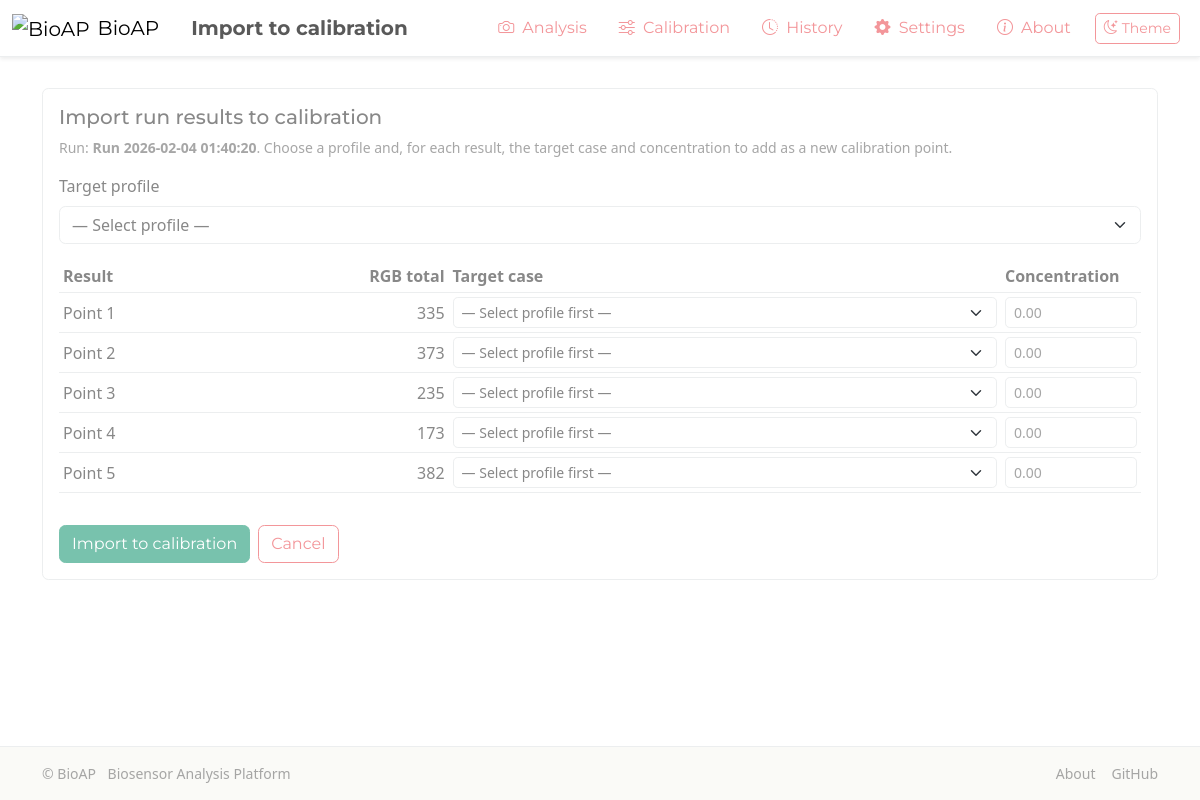
The page /history/1/import-to-calibration on the database its author committed.
### main.py (models this page shows)
class Run(db.Model):
    __tablename__ = 'run'
    id = db.Column(db.Integer, primary_key=True)
    profile_id = db.Column(db.Integer, db.ForeignKey('calibration_profile.id'), nullable=False)
    mode = db.Column(db.String(20), nullable=False)  # 'default' | 'customize'
    name = db.Column(db.String(200), nullable=False)
    created_at = db.Column(db.DateTime, default=datetime.utcnow, nullable=False)
    image_path = db.Column(db.String(500), nullable=False)
    used_normalization = db.Column(db.Boolean, default=False, nullable=False)
    background_point_x = db.Column(db.Integer, default=0, nullable=False)
    background_point_y = db.Column(db.Integer, default=0, nullable=False)
    sampling_scheme = db.Column(db.String(50), default='5-pixel', nullable=False)
    profile = db.relationship('CalibrationProfile')

class RunResult(db.Model):
    __tablename__ = 'run_result'
    id = db.Column(db.Integer, primary_key=True)
    run_id = db.Column(db.Integer, db.ForeignKey('run.id'), nullable=False)
    pesticide_key = db.Column(db.String(50), nullable=False)
    pixel_x = db.Column(db.Integer, nullable=False)
    pixel_y = db.Column(db.Integer, nullable=False)
    rgb_sum = db.Column(db.Integer, nullable=False)
    concentration = db.Column(db.Float, nullable=False)
    level = db.Column(db.String(20), nullable=False)  # 'Low' | 'Medium' | 'High' | 'Out of range'
    scientific_data = db.Column(db.Text, nullable=True)  # JSON: {rgb, hex, hsv, hsl} for scientific mode
    run = db.relationship('Run', backref=db.backref('results', lazy=True, cascade="all, delete-orphan"))

### main.py (the view, shortened to what this page needs)
@app.route('/history/<int:run_id>/import-to-calibration', methods=['GET', 'POST'])
def import_to_calibration(run_id: int):
    run = Run.query.get_or_404(run_id)
    results = []
    if run.mode == 'scientific':
        for rr in run.results:
            name = rr.pesticide_key.replace('point_', 'Point ') if rr.pesticide_key.startswith('point_') else rr.pesticide_key
            results.append({
                "index": len(results),
                "pesticide_key": rr.pesticide_key,
                "pesticide_name": name,
                "rgb_sum": rr.rgb_sum,
            })
    if not results:
        flash('This run has no results to import.', 'warning')
        return redirect(url_for('history_detail', run_id=run_id))
    all_profiles = CalibrationProfile.query.order_by(CalibrationProfile.created_at.asc()).all()
    profile_pesticides = {}
    for prof in all_profiles:
        profile_pesticides[prof.id] = [
            {"id": p.id, "key": p.key, "display_name": p.display_name}
            for p in Pesticide.query.filter_by(profile_id=prof.id).order_by(Pesticide.order_index.asc()).all()
        ]
    return render_template('import_to_calibration.html', title="Import to calibration", run=run, results=results, all_profiles=all_profiles, profile_pesticides=profile_pesticides)

### templates/import_to_calibration.html (shortened to what this page needs)
{% extends 'base.html' %}
{% block content %}
  <div class="card">
    <div class="card-body">
      <h5 class="card-title mb-2">Import run results to calibration</h5>
      <p class="text-muted small mb-3">Run: <strong>{{ run.name }}</strong>. Choose a profile and, for each result, the target case and concentration to add as a new calibration point.</p>
      <form method="post" action="{{ url_for('import_to_calibration', run_id=run.id) }}">
        <div class="mb-3">
          <label class="form-label">Target profile</label>
          <select name="profile_id" id="profile_id" class="form-select" required>
            <option value="">— Select profile —</option>
          </select>
        </div>
        <div class="table-responsive">
          <table class="table table-sm align-middle">
            <thead>
              <tr>
                <th>Result</th>
                <th class="text-end">RGB total</th>
                <th>Target case</th>
                <th style="width: 140px;">Concentration</th>
              </tr>
            </thead>
            <tbody>
              {% for r in results %}
              <tr>
                <td>{{ r.pesticide_name }}</td>
                <td class="text-end">{{ r.rgb_sum }}</td>
                <td>
                  <select name="target_pesticide_id-{{ r.index }}" class="form-select form-select-sm target-case-select" data-index="{{ r.index }}">
                    <option value="">— Select profile first —</option>
                  </select>
                </td>
                <td>
                  <input type="number" step="0.01" name="concentration-{{ r.index }}" class="form-control form-control-sm" placeholder="0.00">
                </td>
              </tr>
              {% endfor %}
            </tbody>
          </table>
        </div>
        <div class="d-flex gap-2 mt-3">
          <button type="submit" class="btn btn-primary">Import to calibration</button>
          <a href="{{ url_for('history_detail', run_id=run.id) }}" class="btn btn-outline-secondary">Cancel</a>
        </div>
      </form>
    </div>
  </div>
{% endblock %}

### static/css/theme.css (style rules this page uses)
:root { --ag-surface: #FFFFFF; --ag-surface-subtle: #FAFAF7; --ag-navbar-bg: #FFFFFF; --ag-navbar-border: var(--bs-border-color); }
:root { --pg-bottom-space: 4rem; }
.card { background-color: var(--ag-surface); border-color: var(--bs-border-color); }
.table { --bs-table-bg: transparent; --bs-table-color: inherit; --bs-table-border-color: var(--bs-border-color); }

### templates/base.html (style rules this page uses)
body { background-color: var(--bs-body-bg); color: var(--bs-body-color); padding-top: 64px; }

### rows shown on the page
Run: name "Run 2026-02-04 01:40:20"
RunResult: pesticide_name "Point 1", rgb_sum "335", index "0.00"
RunResult: pesticide_name "Point 2", rgb_sum "373"
RunResult: pesticide_name "Point 3", rgb_sum "235"
RunResult: pesticide_name "Point 4", rgb_sum "173"
RunResult: pesticide_name "Point 5", rgb_sum "382"

### other values the page prints
{{ page_title }} "Import to calibration"
